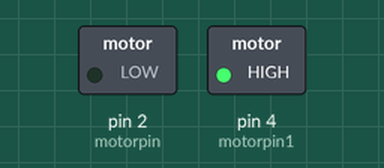
This sketch was run on a simulated Arduino Uno, built with avr-gcc and run on an emulated ATmega328P. On the bench: switched loads named in the sketch (green lamp = pin HIGH).

Above: at 0.1 s.
Timing chart, 0 to 1.6 s (numbered marks = the images above):
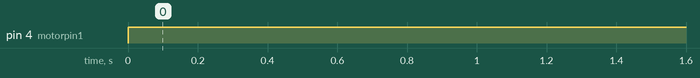

The sketch:

dcMotorCheckDig.ino
```cpp
int motorpin = 2;
int motorpin1 = 4;
void setup() {
 pinMode(motorpin,OUTPUT);
 pinMode(motorpin1,OUTPUT);
 Serial.begin(9600);
}

void loop() {
  digitalWrite(motorpin,LOW);
  digitalWrite(motorpin1,HIGH);

}
```

Measured:
- by itself, pin 4 (motorpin1): LOW → HIGH at 0.00 s
